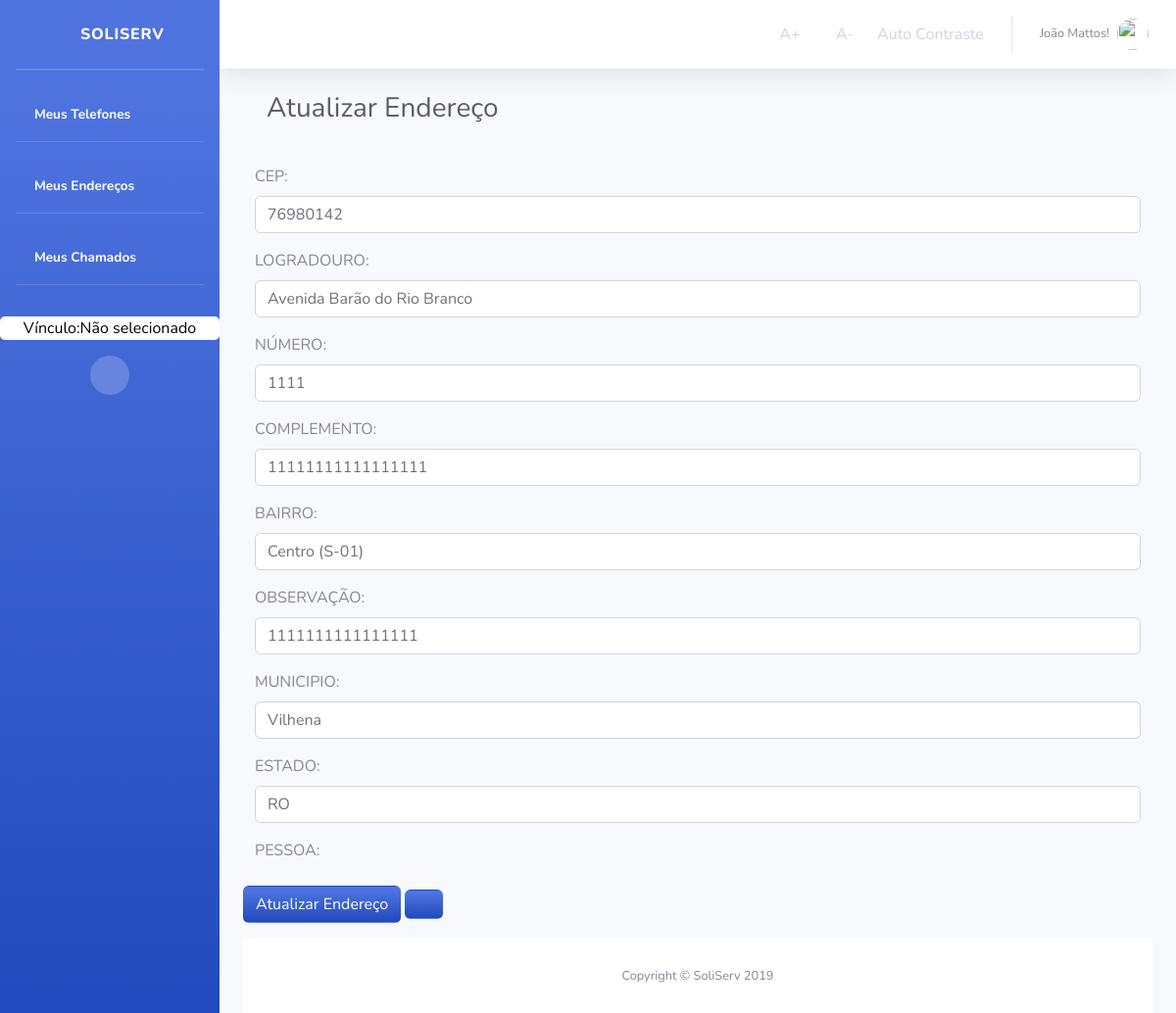
The page /Usuario/enderecos/atualizar/3 (signed in) on the database its author committed.
### Usuario/models.py (models this page shows, shortened)
class Endereco(models.Model):
    cep = models.IntegerField('CEP')
    logradouro = models.CharField('LOGRADOURO', max_length=45)
    enderecoNumero = models.CharField('NÚMERO', max_length=11)
    complemento = models.CharField('COMPLEMENTO', max_length=45)
    bairro = models.CharField('BAIRRO', max_length=45)
    observacao = models.CharField('OBSERVAÇÃO', max_length=45)
    municipio = models.CharField('MUNICIPIO', max_length=45)
    estado = models.CharField('ESTADO', max_length=2)
    idPessoa = models.ForeignKey(
        User, on_delete=models.CASCADE, verbose_name="PESSOA")
    class Meta:
        verbose_name = "Endereco"
        verbose_name_plural = "Endereco"

### Usuario/views.py (the view)
# urls.py: path('enderecos/atualizar/<int:pk>', views.AtualizarEndereco.as_view(),name='endereco_atualizar'),
class AtualizarEndereco(UpdateView):
    model = Endereco
    form_class = CadastroEnderecoForm
    template_name = "Endereco/atualizarEndereco.html"
    success_url = reverse_lazy('listaEnderecos')

### Usuario/templates/Endereco/atualizarEndereco.html (shortened to what this page needs)
{% extends 'sistemaDeGestaoDeServicosPublicos/index1.html' %}
{% block titulo %}
Atualizar Endereço
{% endblock titulo %}
{% block centro %}
<div class="mt-3 pt-3">
    {% if user.is_authenticated %}
    <form method="POST">
        <div class="col">
            {{ form.as_p }}
        </div>
        <input type="submit" class="btn bg-gradient-primary" style="color: white;" title="Atualizar Endereço"
            value="Atualizar Endereço">
        <a class="btn bg-gradient-primary" style="color: white;" href="{% url 'listaEnderecos' %}"
            title="Lista de Endereços">
            <i class="fas fa-list-ul"></i>
        </a>
    </form>
    {% else %}
    <div class="alert alert-danger">
        Faça o Login, ou Realize o Cadastro!
    </div>
    {% endif %}
</div>
{% endblock %}

### templates/sistemaDeGestaoDeServicosPublicos/index1.html (shortened to what this page needs)
<!DOCTYPE html>
<html lang="pt-br">
{% load staticfiles %}
<head>
  <link rel="stylesheet" href="{% static 'tema/css/sb-admin-2.css' %}">
  <link rel="stylesheet" href="{% static 'tema/vendor/fontawesome-free/css/all.css' %}">
  <link rel="stylesheet" href="{% static 'tema/vendor/fontawesome-free/css/all.css' %}">
  <link rel="stylesheet" href="{% static 'css/style.css' %}">
  <link rel="stylesheet" href="{% static 'img/avatar_2x.png' %}">
  <link rel="stylesheet" type="text/css" href="{% static 'css/select2.css' %}">
  <link rel="stylesheet" href="https://stackpath.bootstrapcdn.com/bootstrap/4.3.1/css/bootstrap.min.css"
>
  <link href="https://unpkg.com/material-components-web@latest/dist/material-components-web.min.css" rel="stylesheet">
  <link href="vendor/fontawesome-free/css/all.min.css" rel="stylesheet" type="text/css">
  <link href="css/sb-admin-2.min.css" rel="stylesheet">
</head>
<body id="page-top" class="acessibilidade teste">
  <div id="wrapper">
    <ul class="navbar-nav bg-gradient-primary sidebar sidebar-dark accordion" id="accordionSidebar">
      <a class="sidebar-brand d-flex align-items-center justify-content-center" href="{% url 'index' %}">
        <div class="sidebar-brand-icon">
          <i class="fas fa-home"></i>
        </div>
        <div class="sidebar-brand-text mx-3">SoliServ</div>
      </a>
      <hr class="sidebar-divider my-0">
      <hr class="sidebar-divider">
      <li class="nav-item active">
        <a class="nav-link" href="{% url 'listaTelefones' %}" title="Listar Meus Telefones">
          <i class="fas fa-phone-alt"></i>
          <span>Meus Telefones</span></a>
      </li>
      <hr class="sidebar-divider d-none d-md-block">
      <li class="nav-item active">
        <a class="nav-link" href="{% url 'listaEnderecos' %}" title="Listar Meus Endereços">
          <i class="fas fa-map-marker-alt"></i>
          <span>Meus Endereços</span></a>
      </li>
      <hr class="sidebar-divider d-none d-md-block">
      {% if user.is_authenticated %}
      <li class="nav-item active">
        <a class="nav-link" href="{% url 'Chamados:lista_chamado' user.id %}" title="Listar Meus Chamados">
          <i class="fas fa-list"></i>
          <span>Meus Chamados</span></a>
      </li>
      {% else %}
      <li class="nav-item active">
        <a class="nav-link" href="#" title="Listar Meus Chamados">
          <i class="fas fa-list"></i>
          <span>Meus Chamados</span></a>
      </li>
      {% endif %}
      <hr class="sidebar-divider d-none d-md-block">
      {% if request.session.temVinculo %}
      <a class="mt-3 text-center w-60 escolheVinculo" title="Clique para Escolher o Vínculo"
        href="{% url 'Orgao:retorna_Lotacao' %}">
        {% if request.session.nomeVinculo %}
        <span> Vínculo: {{ request.session.nomeVinculo }}</span>
        {% else %}
        <span> Vínculo:Não selecionado</span>
        {% endif %}
      </a>
      {% endif %}
      <div class=" mt-3 text-center d-none d-md-inline">
        <button class="rounded-circle border-0" id="sidebarToggle"></button>
      </div>
    </ul>
    <div id="content-wrapper" class="d-flex flex-column">
      <div id="content">
        <nav class="navbar navbar-expand navbar-light bg-white topbar mb-4 static-top shadow">
          <ul class="navbar-nav ml-auto">
            <li class="nav-item dropdown no-arrow d-sm-none">
            <li class="nav-item active">
              <a class="nav-link acessibilidade" onClick="fonte('a');" href="#" title="Aumentar Tamanho da Fonte">
                <i class="far fa-arrow-alt-circle-up"></i>
                <span>A+</span></a>
            </li>
            <li class="nav-item active">
              <a class="nav-link acessibilidade" onClick="fonte('d');" href="#" title="Diminuir Tamanho da Fonte">
                <i class="far fa-arrow-alt-circle-down"></i>
                <span>A-</span></a>
            </li>
            <li class="nav-item active">
              <a href="#altocontraste" id="altocontraste" accesskey="3" title="Auto Contraste"
                onclick="window.toggleContrast()" onkeydown="window.toggleContrast()" class="nav-link"
                title="Auto Contraste">
                <span>Auto Contraste</span></a>
            </li>
            <li class="nav-item dropdown no-arrow">
              <a class="nav-link dropdown-toggle" href="#" id="userDropdown" role="button" data-toggle="dropdown"
                aria-haspopup="true" aria-expanded="false">
                {% if user.is_authenticated %}
                <span class="mr-2 d-none d-lg-inline text-gray-600 small">{{ user.first_name }}
                  {{ user.last_name}}!</span>
                {% else %}
                <span class="mr-2 d-none d-lg-inline text-gray-600 small">Usuário não está logado!</span>
                {% endif %}
                {% if user.is_authenticated %}
                <img class="img-profile rounded-circle" src="{{ request.session.profile_picture }}">
                {% else %}
                <img class="img-profile rounded-circle" src="{% static 'img/avatar_2x.png' %}">
                {% endif %}
              </a>
            </li>
          </ul>
        </nav>
        <div class="container-fluid">
          <div class="d-sm-flex align-items-center justify-content-between mb-4 container">
            <h1 class="h3 mb-0 text-gray-800">{% block titulo %}{% endblock titulo%}</h1>
          </div>
          <div class="">
            {% block centro %}
            {% endblock %}
          </div>
          <footer class="sticky-footer bg-white">
            <div class="container my-auto">
              <div class="copyright text-center my-auto">
                <span>Copyright &copy; SoliServ 2019</span>
              </div>
            </div>
          </footer>
        </div>
      </div>
      {% block scripts %}
      <link href="https://cdnjs.cloudflare.com/ajax/libs/select2/4.0.11/css/select2.min.css" rel="stylesheet" />
      {% endblock %}
</body>
</html>

### sistemaDeGestaoDeServicosPublicos/static/css/style.css (style rules this page uses)
.escolheVinculo { border-radius: 5px; background-color: white; color: black; }

### rows shown on the page
Endereco: cep "76980142", logradouro "Avenida Barão do Rio Branco", enderecoNumero "1111", complemento "11111111111111111", bairro "Centro (S-01)", observacao "1111111111111111", municipio "Vilhena", estado "RO"

### other values the page prints
{{ user.first_name }} "João"
{{ user.last_name }} "Mattos"
